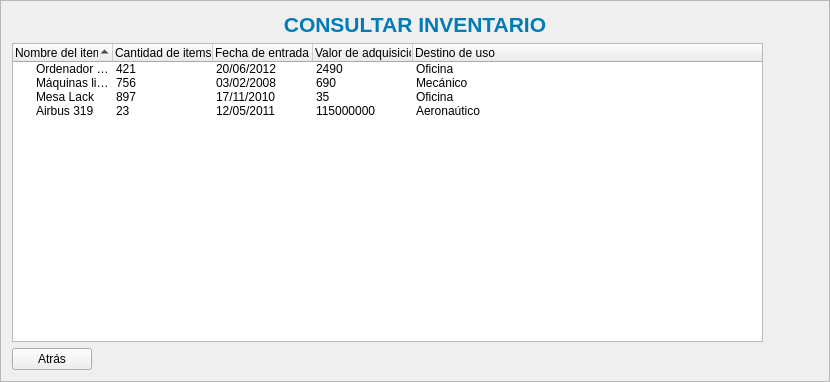
<?xml version="1.0" encoding="UTF-8"?>
<ui version="4.0">
 <class>FConsultarinventario</class>
 <widget class="QFrame" name="FConsultarinventario">
  <property name="geometry">
   <rect>
    <x>0</x>
    <y>0</y>
    <width>830</width>
    <height>382</height>
   </rect>
  </property>
  <property name="windowTitle">
   <string>Frame</string>
  </property>
  <property name="frameShape">
   <enum>QFrame::StyledPanel</enum>
  </property>
  <property name="frameShadow">
   <enum>QFrame::Raised</enum>
  </property>
  <layout class="QVBoxLayout" name="verticalLayout">
   <item>
    <widget class="QLabel" name="label_3">
     <property name="text">
      <string>&lt;html&gt;&lt;head/&gt;&lt;body&gt;&lt;p align=&quot;center&quot;&gt;&lt;span style=&quot; font-size:16pt; font-weight:600; color:#007cb5;&quot;&gt;CONSULTAR INVENTARIO&lt;/span&gt;&lt;/p&gt;&lt;/body&gt;&lt;/html&gt;</string>
     </property>
    </widget>
   </item>
   <item>
    <widget class="QTreeWidget" name="treeWidget">
     <property name="minimumSize">
      <size>
       <width>751</width>
       <height>0</height>
      </size>
     </property>
     <property name="maximumSize">
      <size>
       <width>751</width>
       <height>16777215</height>
      </size>
     </property>
     <property name="editTriggers">
      <set>QAbstractItemView::DoubleClicked|QAbstractItemView::EditKeyPressed</set>
     </property>
     <property name="sortingEnabled">
      <bool>true</bool>
     </property>
     <column>
      <property name="text">
       <string>Nombre del item</string>
      </property>
      <property name="textAlignment">
       <set>AlignLeft|AlignVCenter</set>
      </property>
      <property name="background">
       <color>
        <red>255</red>
        <green>170</green>
        <blue>127</blue>
       </color>
      </property>
     </column>
     <column>
      <property name="text">
       <string notr="true" comment="dfgf" extracomment="sdfggf">Cantidad de items</string>
      </property>
      <property name="textAlignment">
       <set>AlignLeft|AlignVCenter</set>
      </property>
      <property name="background">
       <color>
        <red>255</red>
        <green>170</green>
        <blue>255</blue>
       </color>
      </property>
     </column>
     <column>
      <property name="text">
       <string>Fecha de entrada en el almacén</string>
      </property>
      <property name="textAlignment">
       <set>AlignLeft|AlignVCenter</set>
      </property>
      <property name="background">
       <color>
        <red>170</red>
        <green>255</green>
        <blue>255</blue>
       </color>
      </property>
     </column>
     <column>
      <property name="text">
       <string>Valor de adquisición (€)</string>
      </property>
      <property name="textAlignment">
       <set>AlignLeft|AlignVCenter</set>
      </property>
      <property name="background">
       <color>
        <red>85</red>
        <green>255</green>
        <blue>127</blue>
       </color>
      </property>
     </column>
     <column>
      <property name="text">
       <string>Destino de uso</string>
      </property>
      <property name="textAlignment">
       <set>AlignLeft|AlignVCenter</set>
      </property>
      <property name="background">
       <color>
        <red>255</red>
        <green>255</green>
        <blue>127</blue>
       </color>
      </property>
     </column>
     <item>
      <property name="text">
       <string>Ordenador HP Pro multifuncional</string>
      </property>
      <property name="textAlignment">
       <set>AlignLeft|AlignVCenter</set>
      </property>
      <property name="text">
       <string>421</string>
      </property>
      <property name="textAlignment">
       <set>AlignRight|AlignVCenter</set>
      </property>
      <property name="text">
       <string>20/06/2012</string>
      </property>
      <property name="textAlignment">
       <set>AlignRight|AlignVCenter</set>
      </property>
      <property name="text">
       <string>2490</string>
      </property>
      <property name="textAlignment">
       <set>AlignRight|AlignVCenter</set>
      </property>
      <property name="text">
       <string>Oficina</string>
      </property>
      <property name="textAlignment">
       <set>AlignHCenter|AlignVCenter|AlignCenter</set>
      </property>
     </item>
     <item>
      <property name="text">
       <string>Mesa Lack</string>
      </property>
      <property name="text">
       <string>897</string>
      </property>
      <property name="textAlignment">
       <set>AlignRight|AlignVCenter</set>
      </property>
      <property name="text">
       <string>17/11/2010</string>
      </property>
      <property name="textAlignment">
       <set>AlignRight|AlignVCenter</set>
      </property>
      <property name="text">
       <string>35</string>
      </property>
      <property name="textAlignment">
       <set>AlignRight|AlignVCenter</set>
      </property>
      <property name="text">
       <string>Oficina</string>
      </property>
      <property name="textAlignment">
       <set>AlignHCenter|AlignVCenter|AlignCenter</set>
      </property>
     </item>
     <item>
      <property name="text">
       <string>Máquinas ligado de vigas de carbono</string>
      </property>
      <property name="text">
       <string>756</string>
      </property>
      <property name="textAlignment">
       <set>AlignRight|AlignVCenter</set>
      </property>
      <property name="text">
       <string>03/02/2008</string>
      </property>
      <property name="textAlignment">
       <set>AlignRight|AlignVCenter</set>
      </property>
      <property name="text">
       <string>690</string>
      </property>
      <property name="textAlignment">
       <set>AlignRight|AlignVCenter</set>
      </property>
      <property name="text">
       <string>Mecánico</string>
      </property>
      <property name="textAlignment">
       <set>AlignHCenter|AlignVCenter|AlignCenter</set>
      </property>
     </item>
     <item>
      <property name="text">
       <string>Airbus 319</string>
      </property>
      <property name="text">
       <string>23</string>
      </property>
      <property name="textAlignment">
       <set>AlignRight|AlignVCenter</set>
      </property>
      <property name="text">
       <string>12/05/2011</string>
      </property>
      <property name="textAlignment">
       <set>AlignRight|AlignVCenter</set>
      </property>
      <property name="text">
       <string>115000000</string>
      </property>
      <property name="textAlignment">
       <set>AlignRight|AlignVCenter</set>
      </property>
      <property name="text">
       <string>Aeronaútico</string>
      </property>
      <property name="textAlignment">
       <set>AlignHCenter|AlignVCenter|AlignCenter</set>
      </property>
     </item>
    </widget>
   </item>
   <item>
    <layout class="QHBoxLayout" name="horizontalLayout">
     <item>
      <widget class="QPushButton" name="pushButton">
       <property name="text">
        <string>Atrás</string>
       </property>
      </widget>
     </item>
     <item>
      <spacer name="horizontalSpacer">
       <property name="orientation">
        <enum>Qt::Horizontal</enum>
       </property>
       <property name="sizeHint" stdset="0">
        <size>
         <width>638</width>
         <height>20</height>
        </size>
       </property>
      </spacer>
     </item>
    </layout>
   </item>
  </layout>
 </widget>
 <resources/>
 <connections/>
</ui>
